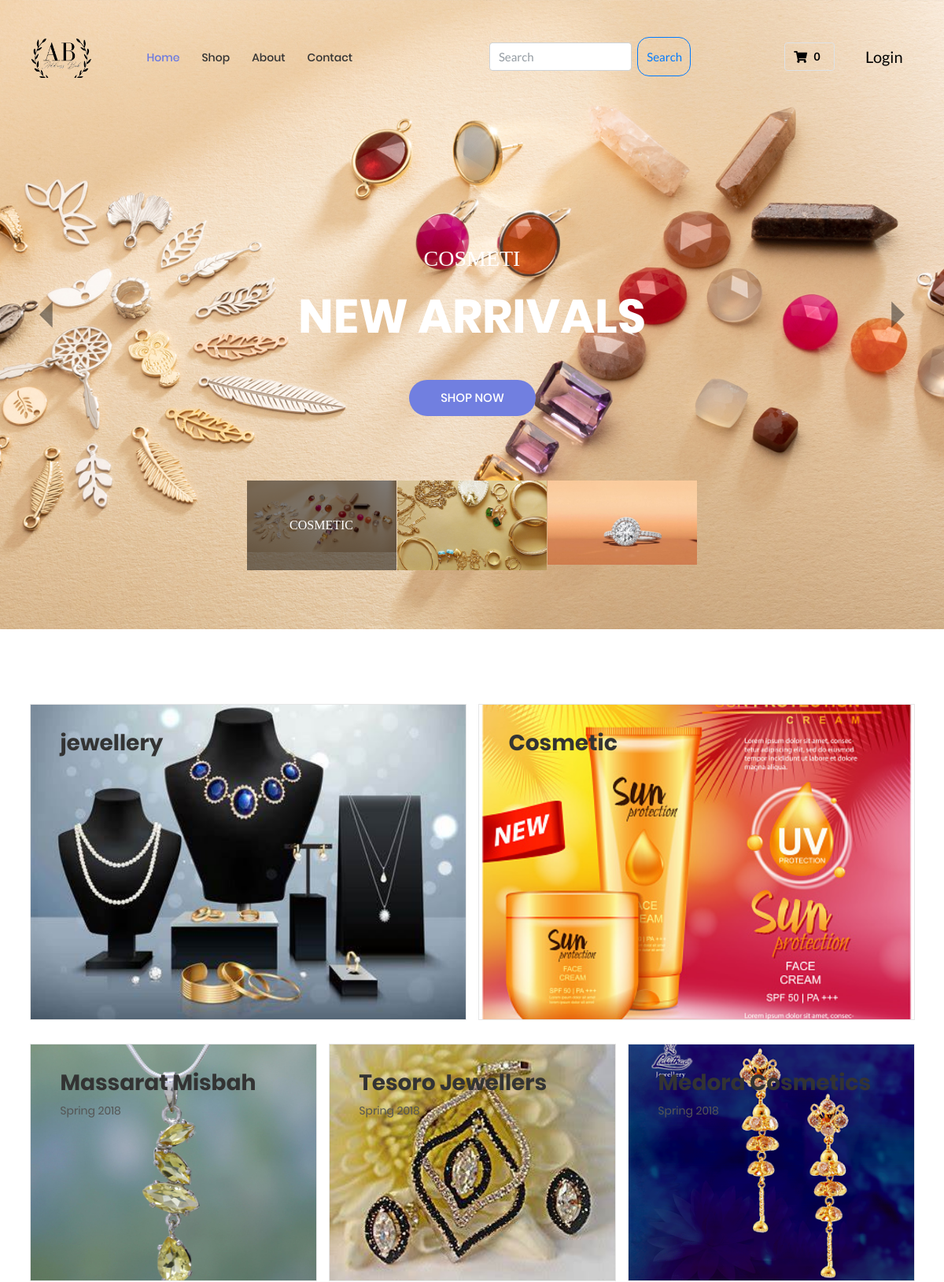
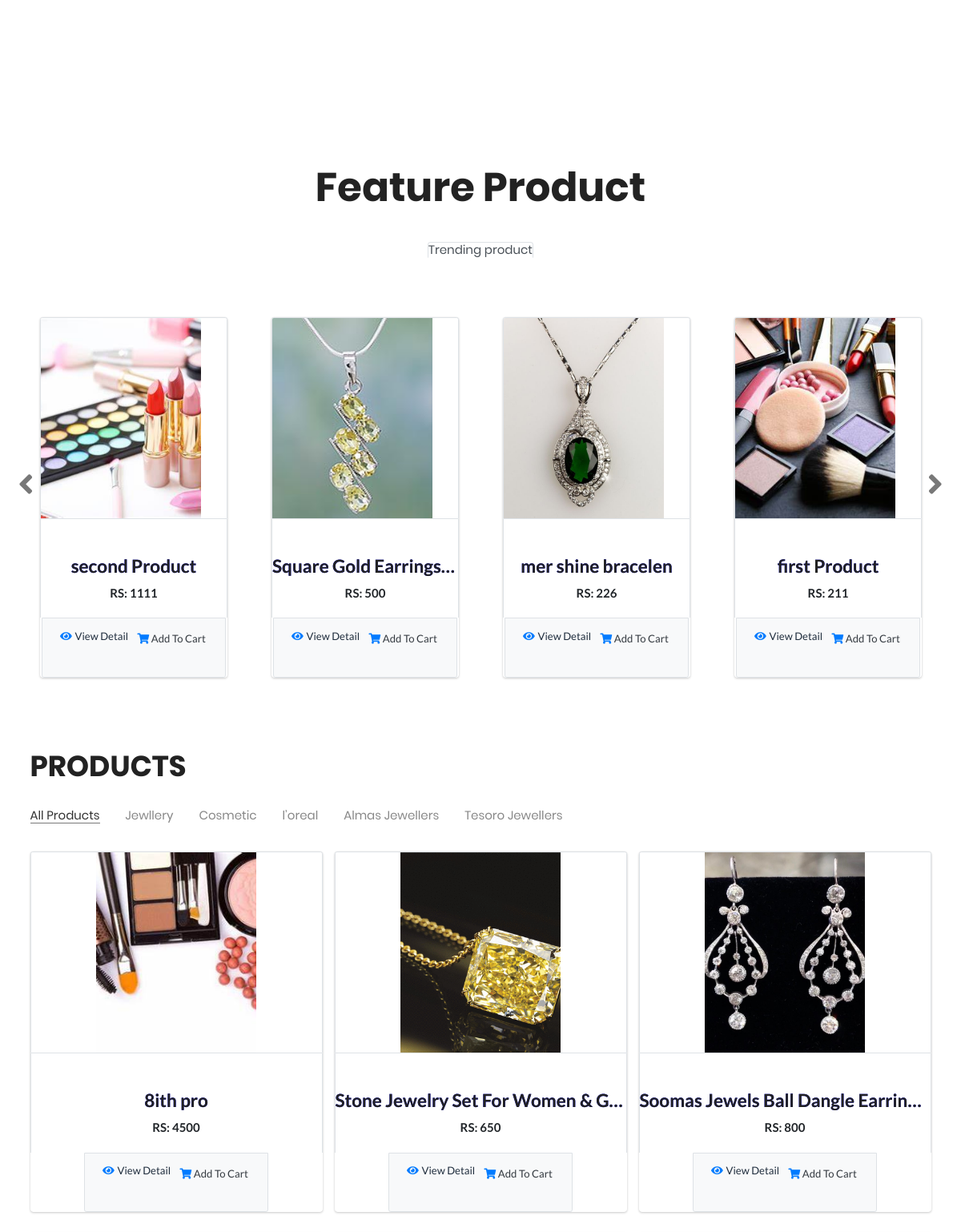
The app's page /address-book/index.php (upper part) with its own data (2 pictures, top to bottom).
### tables this page shows
CREATE TABLE `categories` (
  `id` int(11) NOT NULL,
  `name` varchar(190) NOT NULL,
  `img` varchar(50) NOT NULL,
  `description` longtext NOT NULL,
  `trending` tinyint(4) NOT NULL DEFAULT 0,
  `status` tinyint(4) NOT NULL DEFAULT 0,
  `created_at` timestamp NOT NULL DEFAULT current_timestamp()
);

CREATE TABLE `brands` (
  `brn_id` int(11) NOT NULL,
  `brn_name` varchar(100) NOT NULL,
  `brn_desc` longtext NOT NULL,
  `brn_img` varchar(50) NOT NULL,
  `creat_at` timestamp NOT NULL DEFAULT current_timestamp()
);

CREATE TABLE `products` (
  `id` int(11) NOT NULL,
  `cat_id` int(11) NOT NULL,
  `brn_id` int(50) NOT NULL,
  `view_as` tinyint(4) NOT NULL DEFAULT 0,
  `trending` tinyint(4) NOT NULL DEFAULT 0 COMMENT '0=not-trend,1=trending',
  `name` varchar(190) NOT NULL,
  `small_des` mediumtext NOT NULL,
  `long_des` mediumtext NOT NULL,
  `price` varchar(190) NOT NULL,
  `offerprice` varchar(190) NOT NULL,
  `tax` varchar(190) NOT NULL,
  `quantity` int(11) NOT NULL,
  `image` varchar(190) NOT NULL,
  `image2` varchar(30) NOT NULL,
  `image3` varchar(30) NOT NULL,
  `status` tinyint(4) NOT NULL COMMENT '0=show,1=hide',
  `created_at` timestamp NOT NULL DEFAULT current_timestamp() ON UPDATE current_timestamp()
);

### address-book/main_product_z@.php (the view, shortened to what this page needs)
<?php
$con = mysqli_connect("localhost", "root", "", "adminpanel") or die("DB Con fail");
function getcards($qu1 = null, $qu2)
{
    global $con;
    $sl_qu_prod_card = mysqli_query($con, $qu2);
    if ($qu1 != "") {
        $sl_qu_prod_slid = mysqli_query($con, $qu1);
        if (mysqli_num_rows($sl_qu_prod_slid) > 0) {
            ?>
            <section class="sec-product bg0 p-t-100 p-b-50">
                <div class="container">
                    <div class="p-b-32">
                        <h3 class="ltext-105 cl5 txt-center respon1">
                         Feature Product
                        </h3>
                    </div>
                    <div class="tab01">
                        <ul class="nav nav-tabs" role="tablist">
                            <li class="nav-item p-b-10">
                                <a class="nav-link active" data-toggle="tab" href="#best-seller" role="tab">Trending product</a>
                            </li>
                        </ul>
                        <div class="tab-content p-t-50">
                            <div class="tab-pane fade show active" id="best-seller" role="tabpanel">
                                <div class="wrap-slick2">
                                    <div class="slick2">
                                        <?php
                                        while ($row = mysqli_fetch_array($sl_qu_prod_slid)) { ?>
                                            <div class=" p-l-20 p-r-20 p-t-15 p-b-15">
                                                <form action="add_to _cart_code.php" method="post">
                                                    <div class="col-lg-12 col-md-6 col-sm-12 pb-1   ">
                                                        <div class="card product-item border-0 mb-4">
                                                            <div
                                                                class="text-center card-header product-img position-relative overflow-hidden bg-transparent border p-0">
                                                                <img class="img-fluid" style="width: 200px; height: 250px;"
                                                                    src="Admin/img/product/<?php echo $row['image'] ?>" alt="" />
                                                            </div>
                                                            <div class="card-body border-left border-right text-center p-0 pt-4 pb-3">
                                                                <h4 class="text-truncate mt-4"
                                                                    style="color: #222; text-shadow: 0 0 blue;">
                                                                    <?php echo $row['name'] ?>
                                                                </h4>
                                                                <div class="d-flex justify-content-center">
                                                                    <h6 class="mt-1">RS:
                                                                        <?php echo $row['price'] ?>
                                                                    </h6>
                                                                </div>
                                                            </div>
                                                            <div style="margin:0 auto;"
                                                                class="card-footer  d-flex justify-content-between bg-light border"
                                                                style="width: 280px;">
                                                                <a href="product-detail.php?id=<?= $row['id']; ?>"
                                                                    class="btn btn-sm text-dark p-0"><i
                                                                        class="fas fa-eye text-primary mr-1"></i>View Detail</a>
                                                                <button type="submit" style="height: 25px;" class="btn btn-sm text-dark"
                                                                    name="addToCart"><i class="fas fa-shopping-cart text-primary"></i>
                                                                    Add To Cart</button>
                                                            </div>
                                                        </div>
                                                    </div>
                                                </form>
                                            </div>
                                            <?php
                                        }
                                        ?>
                                    </div>
                                </div>
                            </div>
                        </div>
                    </div>
                </div>
            </section>
        <?php }
    }
    if (mysqli_num_rows($sl_qu_prod_card) > 0) {
        ?>
        <div class="container">
            <div class="p-b-10">
                <h3 class="ltext-103 cl5">
                    Products
                </h3>
            </div>
            <div class="flex-w flex-sb-m p-b-20">
                <div class="flex-w flex-l-m filter-tope-group m-tb-10">
                    <button class="stext-106 cl6 hov1 bor3 trans-04 m-r-32 m-tb-5 how-active1" data-filter="*">
                        All Products
                    </button>
                    <button class="stext-106 cl6 hov1 bor3 trans-04 m-r-32 m-tb-5" data-filter=".jewellery">
                        Jewllery
                    </button>
                    <button class="stext-106 cl6 hov1 bor3 trans-04 m-r-32 m-tb-5" data-filter=".cosmetic">
                        Cosmetic
                    </button>
                    <button class="stext-106 cl6 hov1 bor3 trans-04 m-r-32 m-tb-5" data-filter=".l’oreal">
                        l’oreal
                    </button>
                    <button class="stext-106 cl6 hov1 bor3 trans-04 m-r-32 m-tb-5" data-filter=".Almas">
                        Almas Jewellers
                    </button>
                    <button class="stext-106 cl6 hov1 bor3 trans-04 m-r-32 m-tb-5" data-filter=".Tesoro">
                        Tesoro Jewellers
                    </button>
                </div>
            </div>
            <div class="row isotope-grid">
                <?php
                while ($row = mysqli_fetch_array($sl_qu_prod_card)) {
                    $cat_id = $row['cat_id'];
                    $brn_id = $row['brn_id'];
                    $sl_qu_cat = mysqli_query($con, "SELECT * FROM categories WHERE id='$cat_id'");
                    $sl_qu_brn = mysqli_query($con, "SELECT * FROM brands WHERE brn_id='$brn_id'");
                    $row_cat = mysqli_fetch_array($sl_qu_cat);
                    $row_brn = mysqli_fetch_array($sl_qu_brn);
                    ?>
                    <div
                        class="col-6 col-md-4 col-xlg-3 m-0  p-0 isotope-item <?= $row['brn_id'] == $row_brn['brn_id'] ? $row_brn['brn_name'] : '' ?> <?= $row['cat_id'] == $row_cat['id'] ? $row_cat['name'] : '' ?>">
                        <form action="add_to _cart_code.php" method="post">
                            <div class="col-lg-12 col-md-6 col-sm-12 pb-1   ">
                                <div class="card product-item border-0 mb-4">
                                    <div
                                        class="text-center card-header product-img position-relative overflow-hidden bg-transparent border p-0">
                                        <img class="img-fluid" style="width: 200px; height: 250px;"
                                            src="Admin/img/product/<?php echo $row['image'] ?>" alt="" />
                                    </div>
                                    <div class="card-body border-left border-right text-center p-0 pt-4 pb-3">
                                        <h4 class="text-truncate mt-4" style="color: #222; text-shadow: 0 0 blue;">
                                            <?php echo $row['name'] ?>
                                        </h4>
                                        <div class="d-flex justify-content-center">
                                            <h6 class="mt-1">RS:
                                                <?php echo $row['price'] ?>
                                            </h6>
                                        </div>
                                    </div>
                                    <div style="margin:0 auto;" class="card-footer  d-flex justify-content-between bg-light border"
                                        style="width: 280px;">
                                        <a href="product-detail.php?id=<?= $row['id']; ?>" class="btn btn-sm text-dark p-0"><i
                                                class="fas fa-eye text-primary mr-1"></i>View Detail</a>
                                        <button type="submit" style="height: 25px;" class="btn btn-sm text-dark" name="addToCart"><i
                                                class="fas fa-shopping-cart text-primary"></i> Add To Cart</button>
                                    </div>
                                </div>
                            </div>
                        </form>
                    </div>
                <?php } ?>
            </div>
        </div>
        <?php
    }
}
?>

### address-book/index.php (shortened to what this page needs)
<?php include 'header.php'; ?>
<?php include('main_product_z@.php'); ?>
<?php
$brn_sl_qu = mysqli_query($con, "SELECT * FROM brands order by rand() limit 0,3") or die("ERROR IN CONNECTING DATABASE");
$cat_sl_qu = mysqli_query($con, "SELECT * FROM categories Where status='1' order by rand()") or die("ERROR IN CONNECTING DATABASE");
?>
<section class="section-slide">
	<div class="wrap-slick1 rs2-slick1">
		<div class="slick1">
			<div class="item-slick1 bg-overlay" style="background-image: url(Admin/img/cr4.jpg);"
				data-thumb="Admin/img/cr4.jpg" data-caption="COSMETIC">
				<div class="container h-full">
					<div class="flex-col-c-m h-full p-t-100 p-b-60 respon5">
						<div class="layer-slick1 animated visible-false" data-appear="fadeInDown" data-delay="0">
							<span class="ltext-202 txt-center cl0 respon2">
								COSMETI
							</span>
						</div>
						<div class="layer-slick1 animated visible-false" data-appear="fadeInUp" data-delay="800">
							<h2 class="ltext-104 txt-center cl0 p-t-22 p-b-40 respon1">
								New arrivals
							</h2>
						</div>
						<div class="layer-slick1 animated visible-false" data-appear="zoomIn" data-delay="1600">
							<a href="product.php"
								class="flex-c-m stext-101 cl0 size-101 bg1 bor1 hov-btn2 p-lr-15 trans-04">
								Shop Now
							</a>
						</div>
					</div>
				</div>
			</div>
		</div>
		<div class="wrap-slick1-dots p-lr-10"></div>
	</div>
</section>
<div class="sec-banner bg0 p-t-95 p-b-55">
	<div class="container">
		<div class="row">
			<?php
			if (mysqli_num_rows($cat_sl_qu) > 0) {
				while ($row = mysqli_fetch_array($cat_sl_qu)) {
					?>
					<div class="col-md-6 p-b-30 m-lr-auto">
						<div class="block1 wrap-pic-w">
							<img height="400vh" src="Admin/img/categories/<?= $row['img'] ?>" alt="IMG-BANNER">
							<a href="category.php?id=<?= $row[0] ?>"
								class="block1-txt ab-t-l s-full flex-col-l-sb p-lr-38 p-tb-34 trans-03 respon3">
								<div class="block1-txt-child1 flex-col-l">
									<span class="block1-name ltext-102 trans-04 p-b-8">
										<?= $row['name'] ?>
									</span>
								</div>
							</a>
						</div>
					</div>
				<?php }
			} ?>
		</div>
		<div class="row">
			<?php
			if (mysqli_num_rows($brn_sl_qu) > 0) {
				while ($row = mysqli_fetch_array($brn_sl_qu)) {
					?>
					<div class="col-md-6 col-lg-4 p-b-30 m-lr-auto">
						<div class="block1 wrap-pic-w">
							<img height="300vh" src="	<?= 'Admin/img/brands/' . $row['brn_img'] ?>" alt="IMG-BANNER">
							<a href="brand.php?id=<?= $row['brn_id'] ?>"
								class="block1-txt ab-t-l s-full flex-col-l-sb p-lr-38 p-tb-34 trans-03 respon3">
								<div class="block1-txt-child1 flex-col-l">
									<span class="block1-name ltext-102 trans-04 p-b-8">
										<?= $row['brn_name'] ?>
									</span>
									<span class="block1-info stext-102 trans-04">
										Spring 2018
									</span>
								</div>
							</a>
						</div>
					</div>
				<?php }
			} ?>
		</div>
	</div>
</div>
<section class="bg0 p-t-23 p-b-30">
	<div id="hold">
		<?php
		if (!isset($_POST['filter_btn'])) {
				$qu1 = "SELECT * FROM `products` WHERE trending='1' and view_as='1' ORDER BY rand()";
				$qu2 = "SELECT * FROM `products` WHERE trending='1' and view_as='0' ORDER BY rand()";
				getcards($qu1, $qu2);
		}
		?>
	</div>
</section>
<?php include 'footer.php' ?>

### records on screen
categories: img (picture), name "jewellery"
categories: img (picture), name "Cosmetic"
brands: brn_img (picture), brn_name "Massarat Misbah"
brands: brn_img (picture), brn_name "Tesoro Jewellers"
brands: brn_img (picture), brn_name "Medora Cosmetics"
products: image (picture), name "second Product", price "1111"
products: image (picture), name "Square Gold Earrings…", price "500"
products: image (picture), name "mer shine bracelen", price "226"
products: image (picture), name "first Product", price "211"
products: image (picture), name "8ith pro", price "4500"
products: image (picture), name "Stone Jewelry Set For Women & G…", price "650"
products: image (picture), name "Soomas Jewels Ball Dangle Earrin…", price "800"
